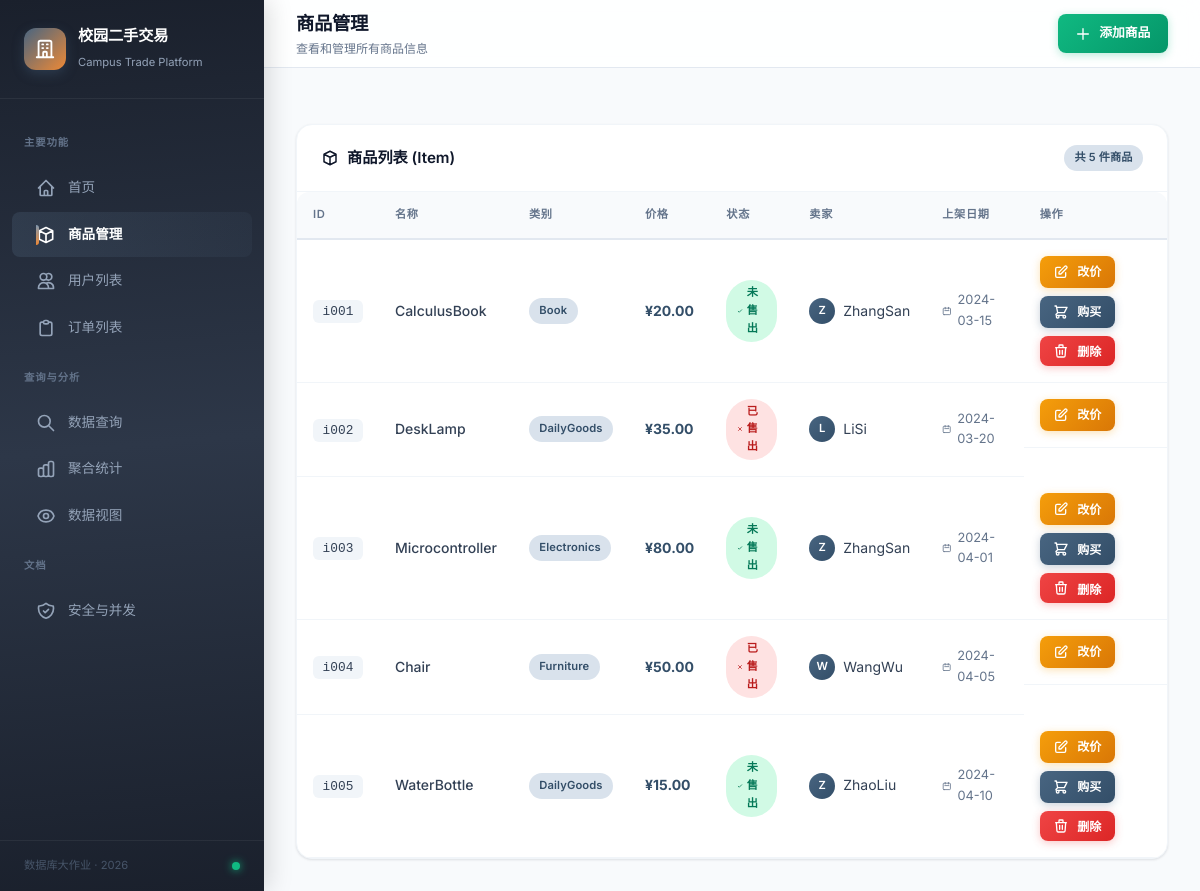
/items, run on the app's committed database.
### tables this page shows
CREATE TABLE item (
            item_id    TEXT PRIMARY KEY,
            item_name  TEXT NOT NULL,
            category   TEXT NOT NULL,
            price      REAL NOT NULL CHECK(price > 0),
            status     INTEGER NOT NULL DEFAULT 0 CHECK(status IN (0, 1)),
            seller_id  TEXT NOT NULL,
            list_date  TEXT NOT NULL,
            FOREIGN KEY (seller_id) REFERENCES user(user_id)
        );

CREATE TABLE user (
            user_id   TEXT PRIMARY KEY,
            user_name TEXT NOT NULL,
            phone     TEXT NOT NULL
        );

### app.py (the view)
@app.route('/items')
def items():
    conn = get_db()
    rows = conn.execute('''
        SELECT i.*, u.user_name AS seller_name
        FROM item i LEFT JOIN user u ON i.seller_id = u.user_id
        ORDER BY i.item_id
    ''').fetchall()
    conn.close()
    return render_template('items.html', items=rows)

### db.py (called while the page is built)
def get_db():
    conn = sqlite3.connect(DB_PATH)
    conn.row_factory = sqlite3.Row
    conn.execute("PRAGMA foreign_keys = ON")
    return conn

### templates/items.html (shortened to what this page needs)
{% extends "base.html" %}
{% block page_title %}商品管理{% endblock %}
{% block page_desc %}查看和管理所有商品信息{% endblock %}
{% block topbar_actions %}
<a href="/item/add" class="btn btn-success">
    <svg fill="none" stroke="currentColor" viewBox="0 0 24 24" width="16" height="16"><path stroke-linecap="round" stroke-linejoin="round" stroke-width="2" d="M12 4v16m8-8H4"></path></svg>
    添加商品
</a>
{% endblock %}
{% block content %}
<div class="card">
    <div class="card-header">
        <h3>
            <svg fill="none" stroke="currentColor" viewBox="0 0 24 24" width="18" height="18"><path stroke-linecap="round" stroke-linejoin="round" stroke-width="2" d="M20 7l-8-4-8 4m16 0l-8 4m8-4v10l-8 4m0-10L4 7m8 4v10M4 7v10l8 4"></path></svg>
            商品列表 (Item)
        </h3>
        <span class="badge badge-info">共 {{ items|length }} 件商品</span>
    </div>
    <div class="card-body" style="padding:0;">
        <div class="table-container">
            <table class="data-table">
                <thead>
                    <tr>
                        <th>ID</th><th>名称</th><th>类别</th><th>价格</th>
                        <th>状态</th><th>卖家</th><th>上架日期</th><th>操作</th>
                    </tr>
                </thead>
                <tbody>
                {% for i in items %}
                    <tr>
                        <td><code style="background:var(--gray-100);padding:0.25rem 0.6rem;border-radius:6px;font-size:0.8rem;font-weight:500;">{{ i.item_id }}</code></td>
                        <td style="font-weight:500;">{{ i.item_name }}</td>
                        <td><span class="badge badge-info">{{ i.category }}</span></td>
                        <td style="font-weight:700;color:var(--primary-700);">¥{{ "%.2f"|format(i.price) }}</td>
                        <td>
                            {% if i.status == 0 %}
                                <span class="badge badge-success">
                                    <svg fill="none" stroke="currentColor" viewBox="0 0 24 24" width="10" height="10"><path stroke-linecap="round" stroke-linejoin="round" stroke-width="3" d="M5 13l4 4L19 7"></path></svg>
                                    未售出
                                </span>
                            {% else %}
                                <span class="badge badge-danger">
                                    <svg fill="none" stroke="currentColor" viewBox="0 0 24 24" width="10" height="10"><path stroke-linecap="round" stroke-linejoin="round" stroke-width="3" d="M6 18L18 6M6 6l12 12"></path></svg>
                                    已售出
                                </span>
                            {% endif %}
                        </td>
                        <td>
                            <div style="display:flex;align-items:center;gap:0.5rem;">
                                <div style="width:26px;height:26px;border-radius:50%;background:linear-gradient(135deg,var(--primary-600),var(--primary-700));color:#fff;display:flex;align-items:center;justify-content:center;font-size:0.7rem;font-weight:600;">{{ i.seller_name[:1] }}</div>
                                <span>{{ i.seller_name }}</span>
                            </div>
                        </td>
                        <td>
                            <span style="display:flex;align-items:center;gap:0.35rem;color:var(--gray-500);font-size:0.8rem;">
                                <svg fill="none" stroke="currentColor" viewBox="0 0 24 24" width="14" height="14"><path stroke-linecap="round" stroke-linejoin="round" stroke-width="2" d="M8 7V3m8 4V3m-9 8h10M5 21h14a2 2 0 002-2V7a2 2 0 00-2-2H5a2 2 0 00-2 2v12a2 2 0 002 2z"></path></svg>
                                {{ i.list_date }}
                            </span>
                        </td>
                        <td class="actions">
                            <a href="/item/edit_price/{{ i.item_id }}" class="btn btn-warning btn-sm">
                                <svg fill="none" stroke="currentColor" viewBox="0 0 24 24" width="14" height="14"><path stroke-linecap="round" stroke-linejoin="round" stroke-width="2" d="M11 5H6a2 2 0 00-2 2v11a2 2 0 002 2h11a2 2 0 002-2v-5m-1.414-9.414a2 2 0 112.828 2.828L11.828 15H9v-2.828l8.586-8.586z"></path></svg>
                                改价
                            </a>
                            {% if i.status == 0 %}
                                <a href="/purchase/{{ i.item_id }}" class="btn btn-primary btn-sm">
                                    <svg fill="none" stroke="currentColor" viewBox="0 0 24 24" width="14" height="14"><path stroke-linecap="round" stroke-linejoin="round" stroke-width="2" d="M3 3h2l.4 2M7 13h10l4-8H5.4M7 13L5.4 5M7 13l-2.293 2.293c-.63.63-.184 1.707.707 1.707H17m0 0a2 2 0 100 4 2 2 0 000-4zm-8 2a2 2 0 11-4 0 2 2 0 014 0z"></path></svg>
                                    购买
                                </a>
                                <form method="post" action="/item/delete/{{ i.item_id }}" style="display:inline;" onsubmit="return confirm('确定删除该商品？')">
                                    <button type="submit" class="btn btn-danger btn-sm">
                                        <svg fill="none" stroke="currentColor" viewBox="0 0 24 24" width="14" height="14"><path stroke-linecap="round" stroke-linejoin="round" stroke-width="2" d="M19 7l-.867 12.142A2 2 0 0116.138 21H7.862a2 2 0 01-1.995-1.858L5 7m5 4v6m4-6v6m1-10V4a1 1 0 00-1-1h-4a1 1 0 00-1 1v3M4 7h16"></path></svg>
                                        删除
                                    </button>
                                </form>
                            {% endif %}
                        </td>
                    </tr>
                {% endfor %}
                </tbody>
            </table>
        </div>
    </div>
</div>
{% endblock %}

### templates/base.html (shortened to what this page needs)
<!DOCTYPE html>
<html lang="zh-CN">
<head>
</head>
<body>
    <aside class="sidebar" id="sidebar">
        <div class="sidebar-brand">
            <div class="logo">
                <svg fill="none" stroke="currentColor" viewBox="0 0 24 24"><path stroke-linecap="round" stroke-linejoin="round" stroke-width="2" d="M19 21V5a2 2 0 00-2-2H7a2 2 0 00-2 2v16m14 0h2m-2 0h-5m-9 0H3m2 0h5M9 7h1m-1 4h1m4-4h1m-1 4h1m-5 10v-5a1 1 0 011-1h2a1 1 0 011 1v5m-4 0h4"></path></svg>
            </div>
            <div>
                <h1>校园二手交易</h1>
                <span>Campus Trade Platform</span>
            </div>
        </div>
        <nav class="sidebar-nav">
            <div class="nav-section">主要功能</div>
            <a href="/" class="nav-item {% if request.path == '/' %}active{% endif %}">
                <svg fill="none" stroke="currentColor" viewBox="0 0 24 24"><path stroke-linecap="round" stroke-linejoin="round" stroke-width="2" d="M3 12l2-2m0 0l7-7 7 7M5 10v10a1 1 0 001 1h3m10-11l2 2m-2-2v10a1 1 0 01-1 1h-3m-6 0a1 1 0 001-1v-4a1 1 0 011-1h2a1 1 0 011 1v4a1 1 0 001 1m-6 0h6"></path></svg>
                首页
            </a>
            <a href="/items" class="nav-item {% if 'item' in request.path %}active{% endif %}">
                <svg fill="none" stroke="currentColor" viewBox="0 0 24 24"><path stroke-linecap="round" stroke-linejoin="round" stroke-width="2" d="M20 7l-8-4-8 4m16 0l-8 4m8-4v10l-8 4m0-10L4 7m8 4v10M4 7v10l8 4"></path></svg>
                商品管理
            </a>
            <a href="/users" class="nav-item {% if request.path == '/users' %}active{% endif %}">
                <svg fill="none" stroke="currentColor" viewBox="0 0 24 24"><path stroke-linecap="round" stroke-linejoin="round" stroke-width="2" d="M12 4.354a4 4 0 110 5.292M15 21H3v-1a6 6 0 0112 0v1zm0 0h6v-1a6 6 0 00-9-5.197M13 7a4 4 0 11-8 0 4 4 0 018 0z"></path></svg>
                用户列表
            </a>
            <a href="/orders" class="nav-item {% if request.path == '/orders' %}active{% endif %}">
                <svg fill="none" stroke="currentColor" viewBox="0 0 24 24"><path stroke-linecap="round" stroke-linejoin="round" stroke-width="2" d="M9 5H7a2 2 0 00-2 2v12a2 2 0 002 2h10a2 2 0 002-2V7a2 2 0 00-2-2h-2M9 5a2 2 0 002 2h2a2 2 0 002-2M9 5a2 2 0 012-2h2a2 2 0 012 2"></path></svg>
                订单列表
            </a>
            <div class="nav-section">查询与分析</div>
            <a href="/query" class="nav-item {% if '/query' in request.path %}active{% endif %}">
                <svg fill="none" stroke="currentColor" viewBox="0 0 24 24"><path stroke-linecap="round" stroke-linejoin="round" stroke-width="2" d="M21 21l-6-6m2-5a7 7 0 11-14 0 7 7 0 0114 0z"></path></svg>
                数据查询
            </a>
            <a href="/aggregate" class="nav-item {% if request.path == '/aggregate' %}active{% endif %}">
                聚合统计
            </a>
            <a href="/views" class="nav-item {% if request.path == '/views' %}active{% endif %}">
                数据视图
            </a>
            <div class="nav-section">文档</div>
            <a href="/security" class="nav-item {% if request.path == '/security' %}active{% endif %}">
                安全与并发
            </a>
        </nav>
        <div class="sidebar-footer">
            <span>数据库大作业 · 2026</span>
            <span class="status-dot" title="服务运行中"></span>
        </div>
    </aside>
    <main class="main-content">
        <header class="topbar">
            <div class="topbar-title">
                <h2>{% block page_title %}首页{% endblock %}</h2>
                <p>{% block page_desc %}校园二手交易平台数据库系统{% endblock %}</p>
            </div>
            <div class="topbar-actions">
                {% block topbar_actions %}{% endblock %}
            </div>
        </header>
        <div class="content">
            {% block content %}{% endblock %}
        </div>
    </main>
</body>
</html>

### data on the page
item: item_id "i001", item_name "CalculusBook", category "Book", price "20.00", status 0 (drawn), user_name "Z", seller_name "ZhangSan", list_date "2024-03-15"
item: item_id "i002", item_name "DeskLamp", category "DailyGoods", price "35.00", status 1 (drawn), user_name "L", seller_name "LiSi", list_date "2024-03-20"
item: item_id "i003", item_name "Microcontroller", category "Electronics", price "80.00", status 0 (drawn), user_name "Z", seller_name "ZhangSan", list_date "2024-04-01"
item: item_id "i004", item_name "Chair", category "Furniture", price "50.00", status 1 (drawn), user_name "W", seller_name "WangWu", list_date "2024-04-05"
item: item_id "i005", item_name "WaterBottle", category "DailyGoods", price "15.00", status 0 (drawn), user_name "Z", seller_name "ZhaoLiu", list_date "2024-04-10"

### other printed values
{{ items|length }} "5"
